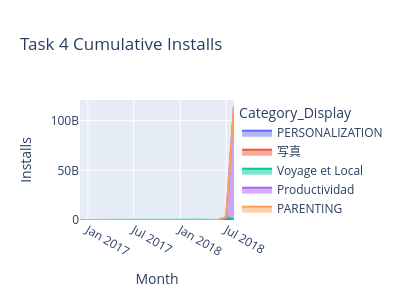

The code cell stored with this chart in its notebook:
### Code cell
if True:

    df4 = merged_df[
    (merged_df["Rating"] >= 4.2) &
    (merged_df["Reviews"] > 1000) &
    (merged_df["Size_MB"].between(20,80)) &
    (~merged_df["App"].str.contains(r"\d", regex=True, na=False)) &
    (merged_df["Category"].str.startswith(("T","P"), na=False))
].copy()

    df4["Category_Display"] = df4["Category"].replace({
        "TRAVEL_AND_LOCAL":"Voyage et Local",
        "PRODUCTIVITY":"Productividad",
        "PHOTOGRAPHY":"写真"
    })

    df4["Month"] = pd.to_datetime(
        df4["Last Updated"],
        errors="coerce"
    ).dt.to_period("M").astype(str)

    area_data = df4.groupby(
        ["Month","Category_Display"]
    )["Installs"].sum().reset_index()

    task_fig4 = px.area(
        area_data,
        x="Month",
        y="Installs",
        color="Category_Display",
        title="Task 4 Cumulative Installs"
    )

    task_fig4.update_layout(
    width=400,
    height=300
)

    task_fig4.show()
    save_plot_as_html(
    task_fig4,
    "Internship_Task_4.html",
    "Task 4 analysis"
)
    

else:
    plot_containers += """
    <div class="plot-container">
        Available only between 4 PM and 6 PM IST
    </div>
    """

### Figure 1 — Plotly figure (JSON) as saved in the notebook; plotly's stock layout.template omitted (floating-point values rounded to 4 significant figures)
{"data": [{"fillpattern": {"shape": ""}, "hovertemplate": "Category_Display=PERSONALIZATION<br>Month=%{x}<br>Installs=%{y}<extra></extra>", "legendgroup": "PERSONALIZATION", "line": {"color": "#636efa"}, "marker": {"symbol": "circle"}, "mode": "lines", "name": "PERSONALIZATION", "orientation": "v", "showlegend": true, "stackgroup": "1", "type": "scatter", "x": ["2016-12", "2017-09", "2018-07"], "xaxis": "x", "y": [62000000, 37000000, 41000000], "yaxis": "y"}, {"fillpattern": {"shape": ""}, "hovertemplate": "Category_Display=写真<br>Month=%{x}<br>Installs=%{y}<extra></extra>", "legendgroup": "写真", "line": {"color": "#EF553B"}, "marker": {"symbol": "circle"}, "mode": "lines", "name": "写真", "orientation": "v", "showlegend": true, "stackgroup": "1", "type": "scatter", "x": ["2017-06", "2018-07", "2018-08"], "xaxis": "x", "y": [340000000, 2310000000, 366000000], "yaxis": "y"}, {"fillpattern": {"shape": ""}, "hovertemplate": "Category_Display=Voyage et Local<br>Month=%{x}<br>Installs=%{y}<extra></extra>", "legendgroup": "Voyage et Local", "line": {"color": "#00cc96"}, "marker": {"symbol": "circle"}, "mode": "lines", "name": "Voyage et Local", "orientation": "v", "showlegend": true, "stackgroup": "1", "type": "scatter", "x": ["2018-04", "2018-07", "2018-08"], "xaxis": "x", "y": [195000000, 109000000, 420800000], "yaxis": "y"}, {"fillpattern": {"shape": ""}, "hovertemplate": "Category_Display=Productividad<br>Month=%{x}<br>Installs=%{y}<extra></extra>", "legendgroup": "Productividad", "line": {"color": "#ab63fa"}, "marker": {"symbol": "circle"}, "mode": "lines", "name": "Productividad", "orientation": "v", "showlegend": true, "stackgroup": "1", "type": "scatter", "x": ["2018-06", "2018-07", "2018-08"], "xaxis": "x", "y": [350000000, 360000000, 114000000000], "yaxis": "y"}, {"fillpattern": {"shape": ""}, "hovertemplate": "Category_Display=PARENTING<br>Month=%{x}<br>Installs=%{y}<extra></extra>", "legendgroup": "PARENTING", "line": {"color": "#FFA15A"}, "marker": {"symbol": "circle"}, "mode": "lines", "name": "PARENTING", "orientation": "v", "showlegend": true, "stackgroup": "1", "type": "scatter", "x": ["2018-07"], "xaxis": "x", "y": [17500000], "yaxis": "y"}], "layout": {"height": 300, "legend": {"title": {"text": "Category_Display"}, "tracegroupgap": 0}, "title": {"text": "Task 4 Cumulative Installs"}, "width": 400, "xaxis": {"anchor": "y", "domain": [0, 1], "title": {"text": "Month"}}, "yaxis": {"anchor": "x", "domain": [0, 1], "title": {"text": "Installs"}}}}
